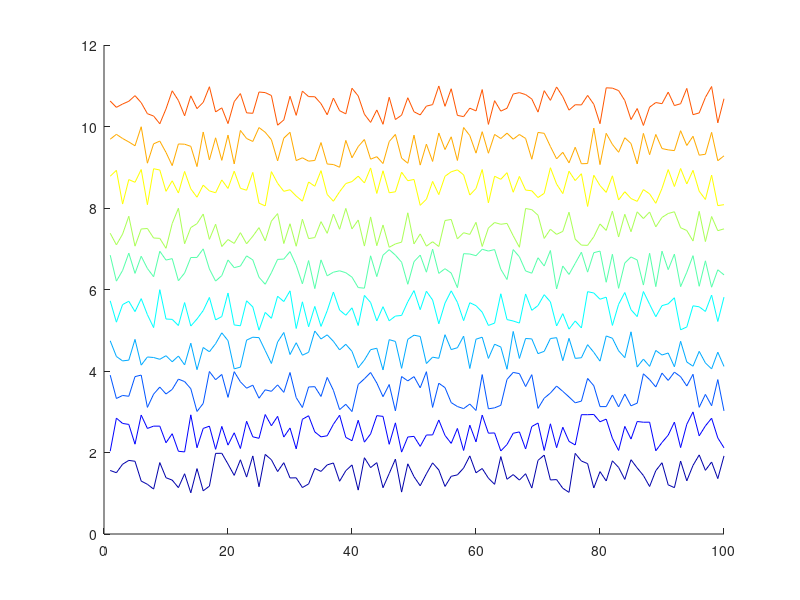

Reproduce this figure in MATLAB.
function varargout = inputArgExample(numLines,numPoints)
if nargin<1 | isempty(numLines)
	numLines=10;
end
if nargin<2 | isempty(numPoints)
	numPoints=100;
end
lineColors = jet(numLines);
clf
hold on
for ii=1:numLines
	r = rand(numPoints,1) + ii ;
	p(ii)=plot(r,'-','color',lineColors(ii,:));
end
hold off
if nargout>0
	varargout{1}=p;
end